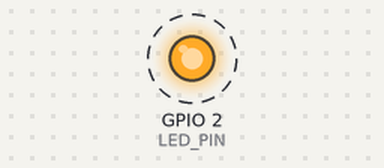
The program below on a simulated ESP32. On the bench: output pins drawn as LEDs (lit = HIGH). Dashed ring = blinking. What the program prints to the serial monitor is not drawn.

Above: at 0.8 s.
Timing chart, 0 to 4.9 s (numbered marks = the images above):
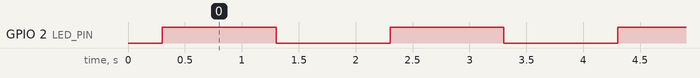

Measured:
- by itself, GPIO 2 (LED_PIN): alternates HIGH for 1.0 s and LOW for 1.0 s

The program:

main.cpp
```cpp
#include <Arduino.h>

// On most ESP32 DevKit (WROOM-32) boards the on-board LED is on GPIO2.
// If your board's LED does not blink, try GPIO 5 or 4.
static const int LED_PIN = 2;

void setup() {
  Serial.begin(115200);
  delay(300);  // give the USB-UART a moment
  Serial.println();
  Serial.println("=== ESP32 blink started ===");
  Serial.printf("Chip: %s | cores: %d | flash: %lu KB\n",
                ESP.getChipModel(), ESP.getChipCores(),
                (unsigned long)(ESP.getFlashChipSize() / 1024));
  Serial.printf("Free heap: %lu bytes\n", (unsigned long)ESP.getFreeHeap());

  pinMode(LED_PIN, OUTPUT);
}

void loop() {
  digitalWrite(LED_PIN, HIGH);
  Serial.println("LED ON");
  delay(1000);

  digitalWrite(LED_PIN, LOW);
  Serial.println("LED OFF");
  delay(1000);
}
```
